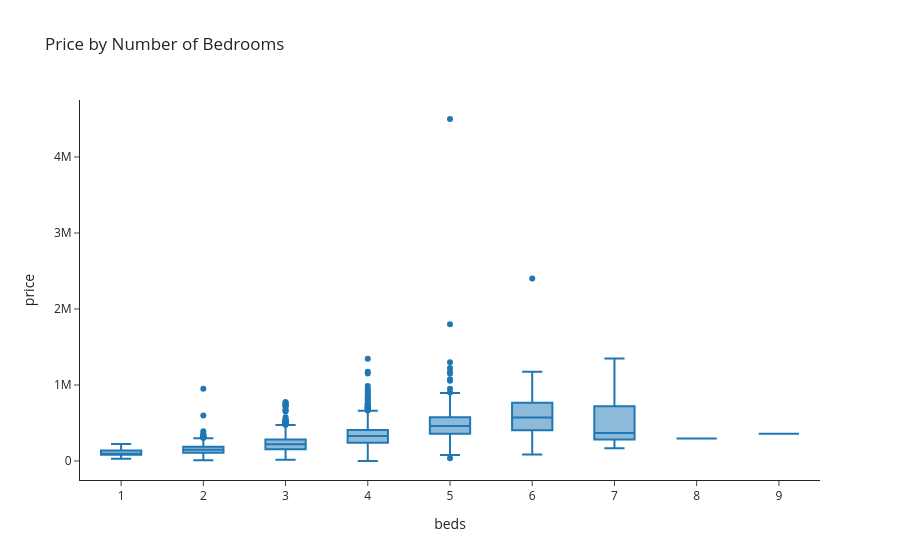

Write notebook code for a chart like this one.
### Markdown cell above
### Bedrooms vs Price

Bedroom count is correlated with size, but it also has a value of its own — a 4-bedroom house at the same square-footage as a 3-bedroom typically commands a premium because it appeals to a larger family-buyer pool.

### Code cell
fig = px.box(
    df,
    x="beds",
    y="price",
    title="Price by Number of Bedrooms",
    template="simple_white",
)
fig.show()

### Figure 1 — Plotly figure (JSON) as saved in the notebook; plotly's stock layout.template omitted (floating-point values rounded to 4 significant figures; data arrays with more than 128 entries replaced by an {"elided": "..."} marker saying what was removed)
{"data": [{"alignmentgroup": "True", "hovertemplate": "beds=%{x}<br>price=%{y}<extra></extra>", "legendgroup": "", "marker": {"color": "#1F77B4"}, "name": "", "notched": false, "offsetgroup": "", "orientation": "v", "showlegend": false, "type": "box", "x": {"elided": "3737 int values"}, "x0": " ", "xaxis": "x", "y": {"elided": "3737 int values"}, "y0": " ", "yaxis": "y"}], "layout": {"boxmode": "group", "legend": {"tracegroupgap": 0}, "title": {"text": "Price by Number of Bedrooms"}, "xaxis": {"anchor": "y", "domain": [0, 1], "title": {"text": "beds"}}, "yaxis": {"anchor": "x", "domain": [0, 1], "title": {"text": "price"}}}}
